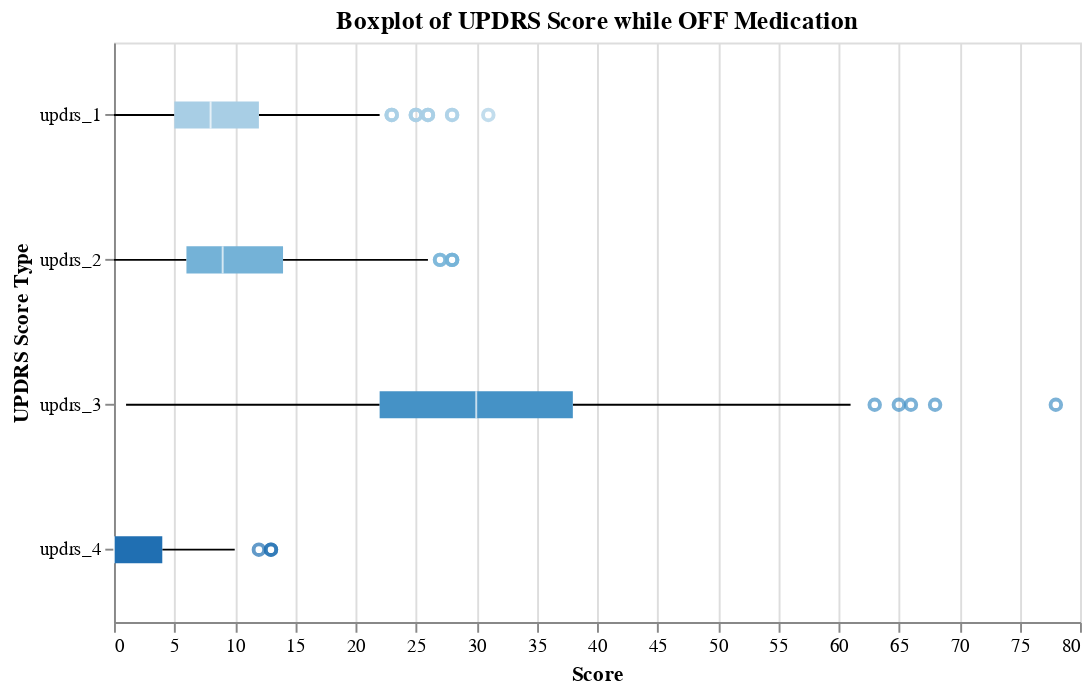

The cell this chart's notebook holds for it:
### Code cell
# Boxplot for patients who is taking medication
Off_data = train_clinical[train_clinical["upd23b_clinical_state_on_medication"]=="Off"]

# drop missing values
Off_data_ = Off_data.dropna()

# Boxplot for the whole dataset
x = ['updrs_1', 'updrs_2', 'updrs_3', 'updrs_4']

alt.Chart(Off_data_).mark_boxplot().encode(
    y=alt.Y('variable:O', axis=alt.Axis(title='UPDRS Score Type')),
    x=alt.X('value:Q', title="Score"),
    color=alt.Color('variable:O', legend=None),
).transform_fold(
    x,
    as_=['variable', 'value']
).transform_filter(
    alt.FieldOneOfPredicate(field='variable', oneOf=x)
).properties(
    width=500,
    height=300,
    title='Boxplot of UPDRS Score while OFF Medication'
)

### Figure 1 — Vega-Lite specification as saved in the notebook (floating-point values rounded to 4 significant figures; data arrays with more than 128 entries replaced by an {"elided": "..."} marker saying what was removed)
{"config": {"view": {"continuousWidth": 400, "continuousHeight": 300}}, "data": {"name": "data-e36094dabccc9c99cf696f14cd8ffe62"}, "mark": "boxplot", "encoding": {"color": {"field": "variable", "legend": null, "type": "ordinal"}, "x": {"field": "value", "title": "Score", "type": "quantitative"}, "y": {"axis": {"title": "UPDRS Score Type"}, "field": "variable", "type": "ordinal"}}, "height": 300, "title": "Boxplot of UPDRS Score while OFF Medication", "transform": [{"fold": ["updrs_1", "updrs_2", "updrs_3", "updrs_4"], "as": ["variable", "value"]}, {"filter": {"field": "variable", "oneOf": ["updrs_1", "updrs_2", "updrs_3", "updrs_4"]}}], "width": 500, "$schema": "https://vega.github.io/schema/vega-lite/v4.17.0.json", "datasets": {"data-e36094dabccc9c99cf696f14cd8ffe62": {"elided": "506 records"}}}
